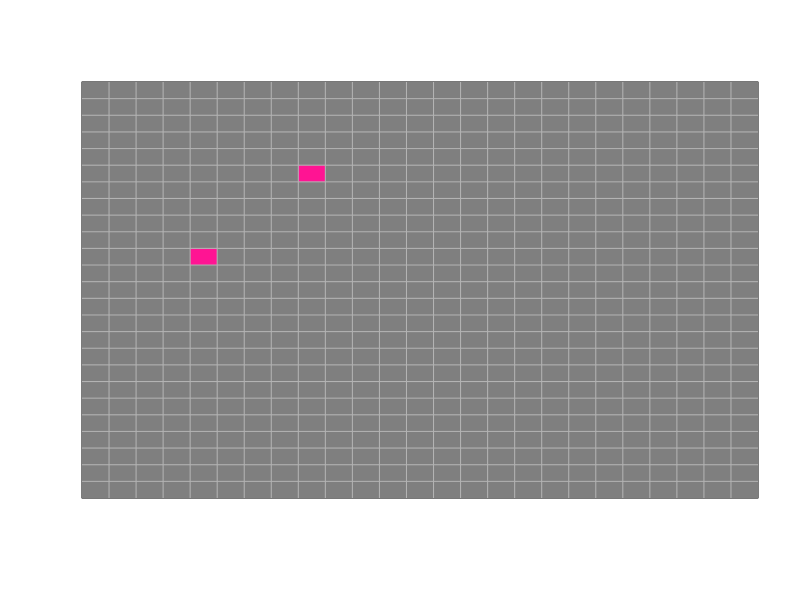
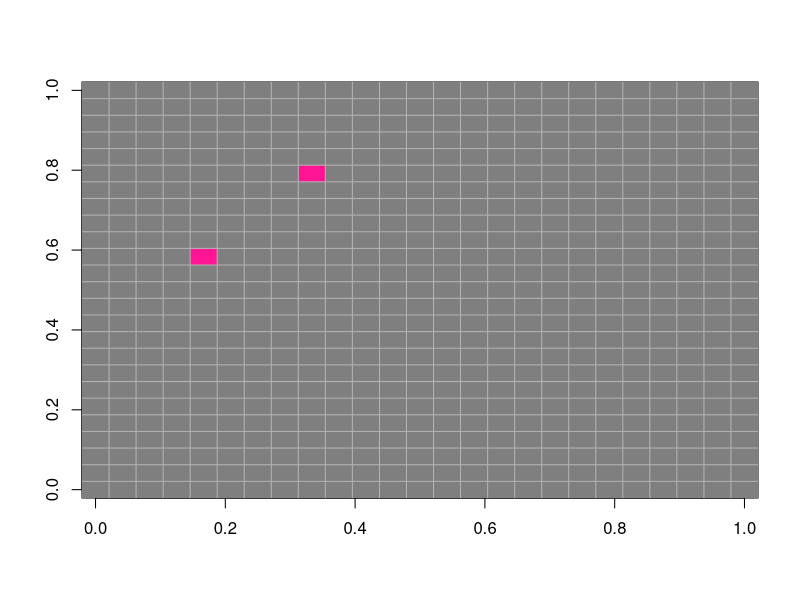
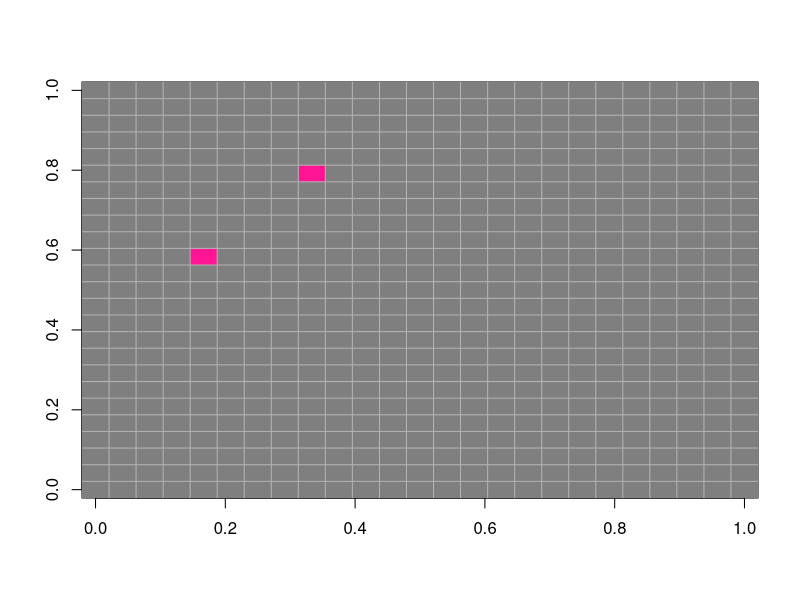
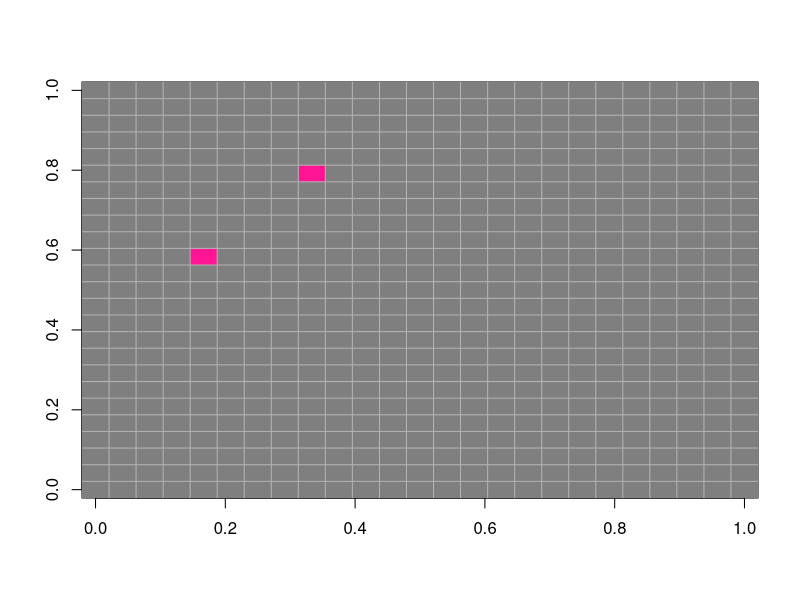
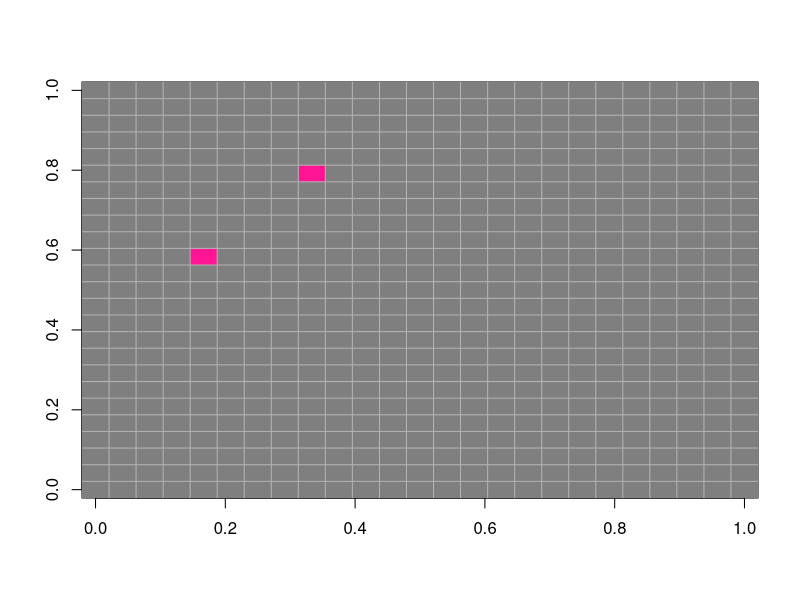
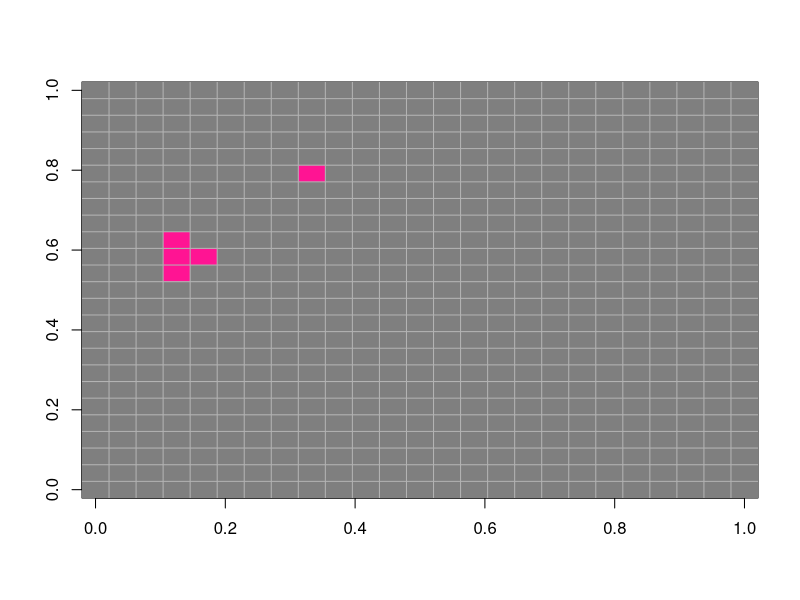
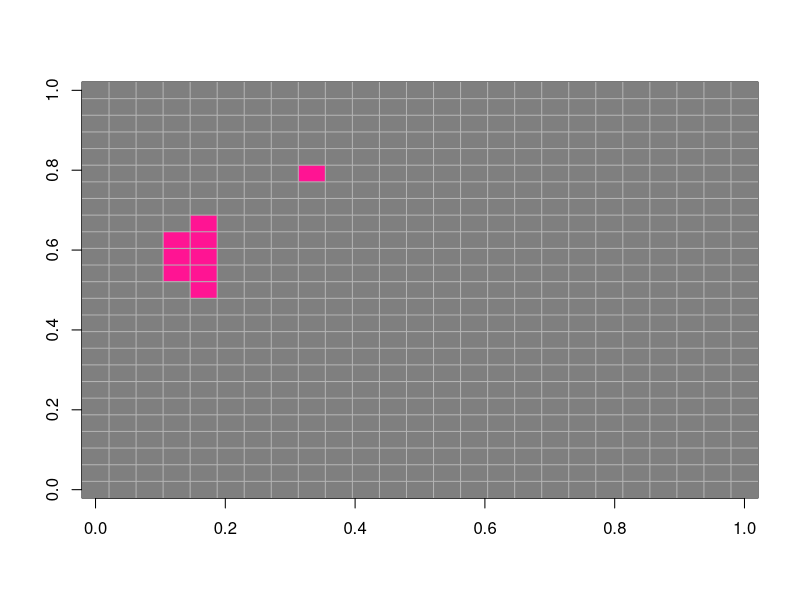
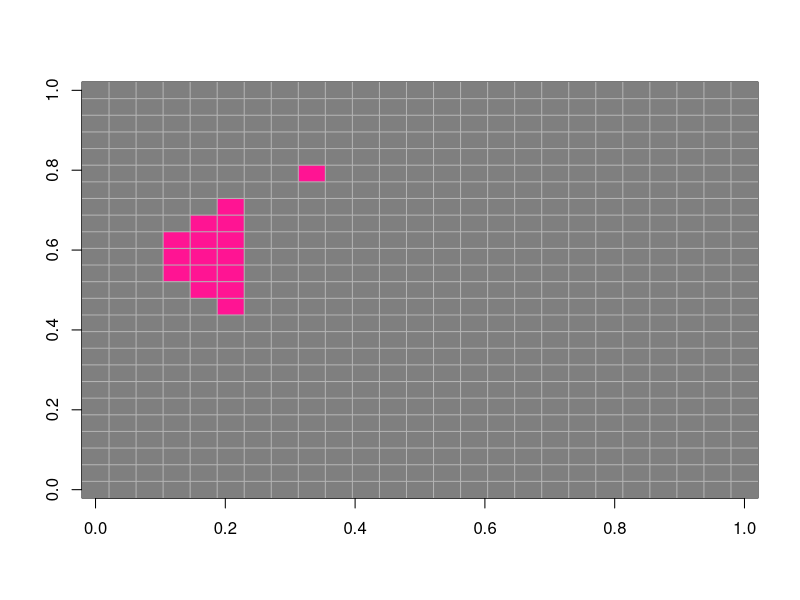

R code for these plots, in order: (Note: a time limit stopped this script after it produced the figures.)
#Plásmidos AC

rm(list=ls())
q=0.5 # Probabilidad de quedarse sin plásmido
n=25 # Tamaño de la matriz
mat=matrix(ncol=n,nrow=n,0) # Crear matriz con ceros, que representan las células sin plásmido

mat[5,15]=1 # Colocar célula con plásmido 1 en las coordenadas (5,15)
mat[9,20]=1 # Colocar célula con plásmido 2 en las coordenadas (9,20)
image(mat,col=c("grey50","deeppink","seagreen1"),yaxt="n",xaxt="n",zlim=c(0,2)) # Plot image
grid(nx=n,ny=n,col="grey70",lty=1)

temp=mat
t=50 # Tiempo
n_Splasmido=rep(0,t) # Vector que cuenta las células sin plásmido en cada momento 
n_plasmido1=rep(0,t) # Vector que cuenta las células con el plásmido 1 en cada momento
n_plasmido2=rep(0,t) # Vector que cuenta las células con el plásmido 2 en cada momento

for (k in 1:t){ # Repetir t veces
  kSp=0 # Inicia el conteo de sin plásmido
  kp1=0 # Inicia el conteo de plásmido 1
  kp2=0 # Inicia el conteo de plásmido 2
  # Recorrer cada elemento de la matriz
  for (i in 1:n){
    for (j in 1:n){
      if (mat[i,j]==0) { kSp=kSp+1} # Cuenta los sin plásmido
      if (mat[i,j]==1) { kp2=p1+1} # Cuenta los plásmido 1 
      if (mat[i,j]==2) { kp2=kp2+1} # Cuenta los plásmido 2
      R1=0 # Inicia el conteo de números de los vecinos infectados con el plásmido 1
      R2=0 # Inicia el conteo de números de los vecinos infectados con el plásmido 2
      
      if (mat[i,j]==0){ # Sin los individuos sin plásmido
        E=i+1
        W=i-1
        N=j-1
        S=j+1
        # Comprobar fuera de la matriz
        if (E==n+1) { E=1}
        if (W==0) { W=n}
        if (N==0) { N=n}
        if (S==n+1) { S=1}
        # Cuenta los vecinos infectados
        if(mat[E,j]==1){R1=R1+1} # East
        if(mat[W,j]==1){R1=R1+1} # West
        if(mat[i,N]==1){R1=R1+1} # North
        if(mat[i,S]==1){R1=R1+1} # South
        if(mat[E,N]==1){R1=R1+1} # North East
        if(mat[E,S]==1){R1=R1+1} # South East
        if(mat[W,N]==1){R1=R1+1} # North West
        if(mat[W,S]==1){R1=R1+1} # South West
        
        if(mat[E,j]==1){R2=R2+1} # East
        if(mat[W,j]==1){R2=R2+1} # West
        if(mat[i,N]==1){R2=R2+1} # North
        if(mat[i,S]==1){R2=R2+1} # South
        if(mat[E,N]==1){R2=R2+1} # North East
        if(mat[E,S]==1){R2=R2+1} # South East
        if(mat[W,N]==1){R2=R2+1} # North West
        if(mat[W,S]==1){R2=R2+1} # South West
      }
      gama=0.05
      p=3
      p1=2
      delta=0.7
      Pinfect= ((1 - delta)*p*p1 + gama*p*p1)# Calcular la probabilidad de que los sin plásmido obtengan plásmido
      g=runif(1) # Que arroje un número al azar entre 0 y 1
      if (g<Pinfect & mat[i,j]==0 & R1>0){
        temp[i,j]=1 # Los sin plásmido se infecten con el plásmido 1
      }
      if (mat[i,j]==1){ # Si el infectado esta solo
        g=runif(1) # Que arroje un número al azar entre 0 y 1
        if (g<q){
          temp[i,j]=2 # Infectado plasmido 1 se queda sin plásmido
        }
        gama=0.05
        p=3
        delta=0.7
        p2=3
        Pinfect2= ((1 - delta)*p*p2 + gama*p*p2)# Calcular la probabilidad de que los sin plásmido obtengan plásmido
        g=runif(1) # Que arroje un número al azar entre 0 y 1
        if (g<Pinfect & mat[i,j]==0 & R2>0){
          temp[i,j]=1 # Los sin plásmido se infecten con el plásmido 2
        }
        if (mat[i,j]==1){ # Si el infectado esta solo
          g=runif(1) # Que arroje un número al azar entre 0 y 1
          if (g<q){
            temp[i,j]=2 # Infectado plasmido 2 se queda sin plásmido
          }
        }
      }
    }
    image(mat,col=c("grey50","deeppink","seagreen1"),add=F, zlim=c(0,2))
    grid(nx=n, ny=n, col = "grey70", lty=1) # Plot image
    Sys.sleep(0.1) # Para que se mueva hay que parar el loop 
    mat=temp # Sobre escribir la matriz 
    # Que guarde el número de sin plásmido, con plásmido 1 y 2 
    n_Splasmido[k]=kSp
    n_plasmido1[k]=kp1
    n_plasmido2[k]=kp2
  } 
}

  graphics.off()
  plot(1:k,n_Splasmido,type="l",ylab="Number",xlab="Time steps (weeks)",col=1,ylim=c(0,2600))
  lines(1:k,n_plasmido1,col=2)
  lines(1:k,n_plasmido2,col=3)
  legend(x=52,y=1599,c("Sin plásmido","Plásmido 1","Plásmido 2"),lty=1,col=1:3)
  
  stop()
  
  
